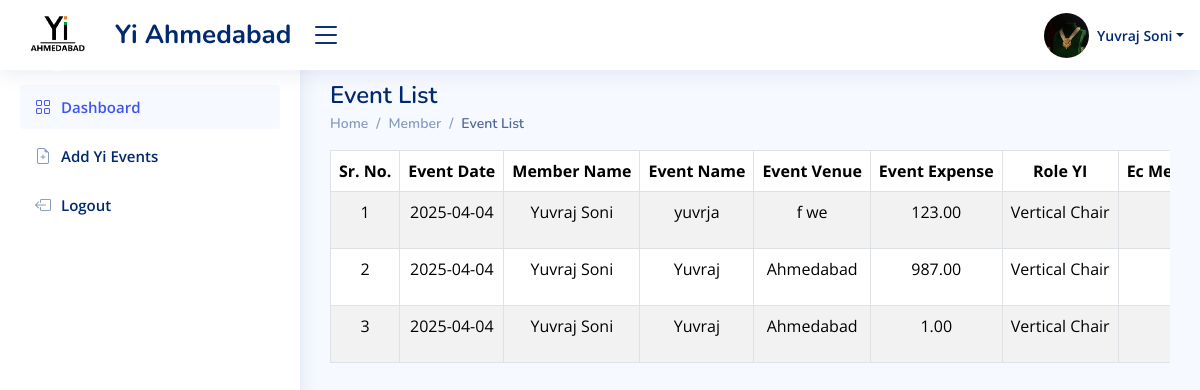
The app's page /member/event-list (signed in), older data.
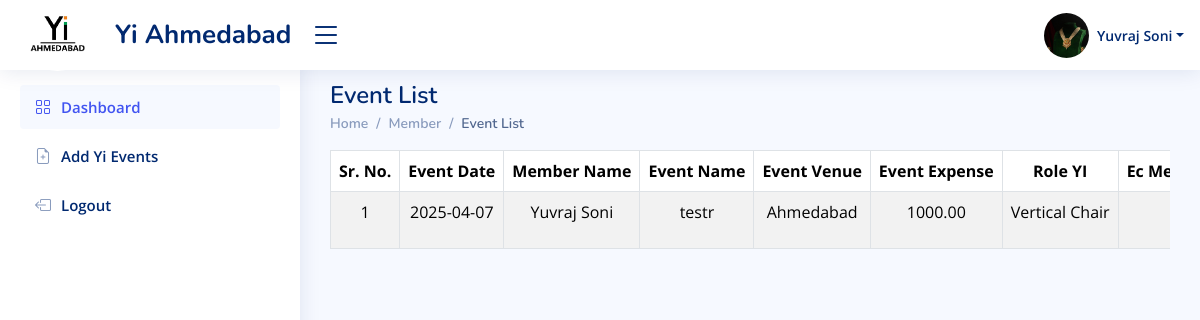
The same page, newer data.
### manager_app/models.py (models this page shows)
class Event_Data(models.Model):
    user = models.ForeignKey(LoginSide, on_delete=models.SET_NULL, null=True,db_index=True)
    your_name = models.CharField(max_length=50)
    event_name = models.CharField(max_length=200,blank=True)
    event_venue = models.TextField(blank=True)
    event_expense = models.BigIntegerField(blank=True,null=True,default=0)
    date = models.CharField(max_length=200)
    role_yi = models.CharField(max_length=200)
    project_vertical = models.CharField(max_length=200)
    project_stakeholder = models.CharField(max_length=200)
    yi_pillar = models.CharField(max_length=200)
    social_link = models.URLField(max_length=300)
    which_SIG = models.CharField(max_length=200,blank=True,null=True)
    event_member = models.CharField(max_length=1000,blank=True,null=True)
    total_impact = models.BigIntegerField(blank=True,default=1)
    select_ec_member = models.CharField(max_length=50,blank=True,null=True)
    school = models.CharField(max_length=200,blank=True,null=True)
    collage = models.CharField(max_length=200,blank=True,null=True)
    associate_partner = models.CharField(max_length=200,null=True,blank=True)
    event_description =  models.TextField(max_length=700,null=True,blank=True)

### manager_app/views.py (the view)
# urls.py: path('event-list',event_list,name='event-list'),
@login_required(login_url='index')
def event_list(request):
    user = request.user
    all_event = Event_Data.objects.filter(user=user)
    context = {
        'user': user,
        'k1': all_event
    }
    return render(request, 'member/event_list.html', context)

### manager_app/templates/member/event_list.html (shortened to what this page needs)
{% load static %}
<!DOCTYPE html>
<html lang="en">
<head>
    <link href="{% static 'assets/vendor/bootstrap/css/bootstrap.min.css' %}" rel="stylesheet">
    <link href="{% static 'assets/vendor/bootstrap-icons/bootstrap-icons.css' %}" rel="stylesheet">
    <link href="{% static 'css/manager_dashboard.css' %}" rel="stylesheet">
    <link href="{% static 'assets/css/style.css' %}" rel="stylesheet">
    <link href="{% static 'assets/css/footer.css' %}" rel="stylesheet">
    <link href="{% static 'css/inputfiled.css' %}" rel="stylesheet">
</head>
<body>
    {% include 'components/header.html' %}
    {% include 'components/side_navbar.html' %}
    <main id="main" class="main">
        <br>
        <div class="pagetitle">
            <h1>Event List</h1></div>
            <nav>
                <ol class="breadcrumb">
                    <li class="breadcrumb-item"><a href="{% url 'manager-dashboard' %}">Home</a></li>
                    <li class="breadcrumb-item">Member</li>
                    <li class="breadcrumb-item active">Event List</li>
                </ol>
            </nav>
        <div class="table-responsive">
            <table class="table table-striped table-bordered" width="100%">
                <thead>
                    <tr class="text-nowrap text-center">
                        <th>Sr. No.</th>
                        <th>Event Date</th>
                        <th>Member Name</th>
                        <th>Event Name</th>
                        <th>Event Venue</th>
                        <th>Event Expense</th>
                        <th>Role YI</th>
                        <th>Ec Members Name</th>
                    </tr>
                </thead>
                <tbody>
                    {% if k1 %}
                        {% for i in k1 %}
                            <tr class="text-nowrap text-center">
                                <td>{{ forloop.counter }}</td>
                                <td>{{ i.date }}</td>
                                <td>{{ i.your_name }}</td>
                                <td>{{ i.event_name }}</td>
                                <td>{{ i.event_venue }}</td>
                                <td>{{ i.event_expense|floatformat:2 }}</td>
                                <td>{{ i.role_yi }}</td>
                                <td>{{ i.event_handle }}<br></td>
                            </tr>
                        {% endfor %}
                    {% else %}
                        <tr>
                            <td colspan="17" class="text-center">No events available</td>
                        </tr>
                    {% endif %}
                </tbody>
            </table>
        </div>
    </main>
</body>
</html>

Row changes from the older to the newer data that the page shows:
removed Event_Data: date "2025-04-04", your_name "Yuvraj Soni", event_name "yuvrja", event_venue "f we", event_expense "123.00", role_yi "Vertical Chair"
removed Event_Data: date "2025-04-04", your_name "Yuvraj Soni", event_name "Yuvraj", event_venue "Ahmedabad", event_expense "987.00", role_yi "Vertical Chair"
removed Event_Data: date "2025-04-04", your_name "Yuvraj Soni", event_name "Yuvraj", event_venue "Ahmedabad", event_expense "1.00", role_yi "Vertical Chair"
added Event_Data: date "2025-04-07", your_name "Yuvraj Soni", event_name "testr", event_venue "Ahmedabad", event_expense "1000.00", role_yi "Vertical Chair"
